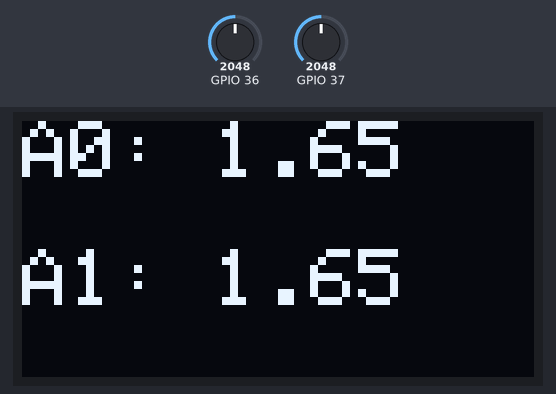
Recording of a sketch running on a simulated ESP32. On the bench: 128×64 one-colour display. Inputs (shaded band) come from the test bench; at power-on: GPIO 36 = 2048, GPIO 37 = 2048.

Above: at 1.2 s.
1.3 s: GPIO 36 set to 2866
At 1.9 s:
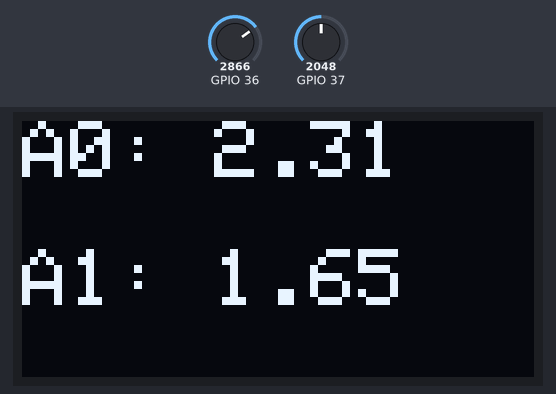
2.9 s: GPIO 37 set to 2866
At 4.2 s:
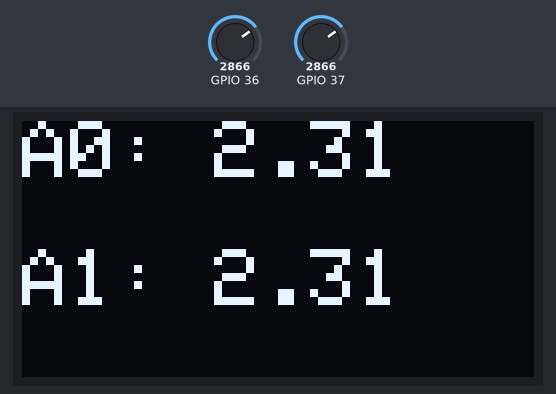
4.5 s: GPIO 36 set to 3603
At 5.5 s:
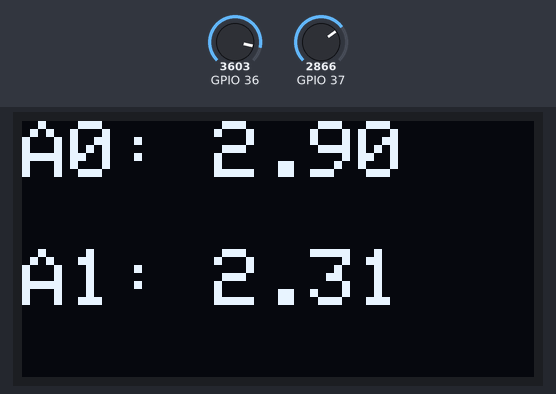
6.1 s: GPIO 37 set to 3603
At 6.8 s:
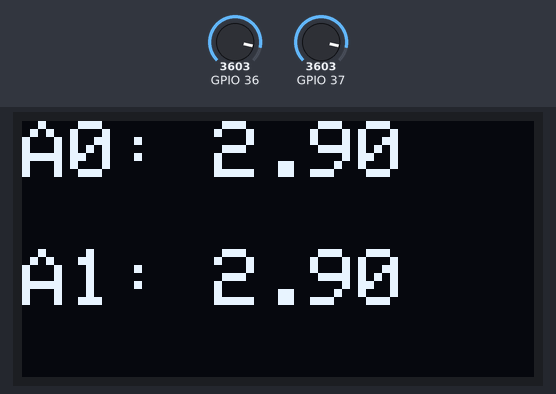
7.7 s: GPIO 36 set to 4095
At 9.0 s:
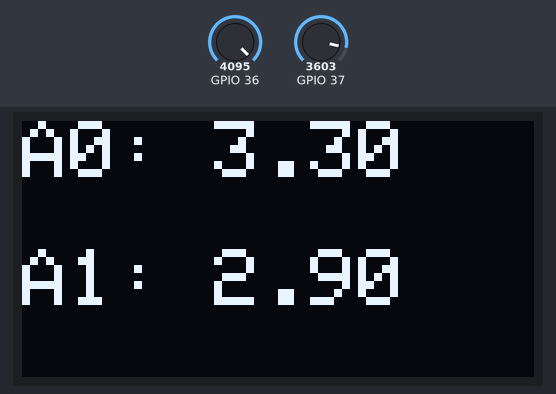
9.3 s: GPIO 37 set to 4095
At 10.5 s:
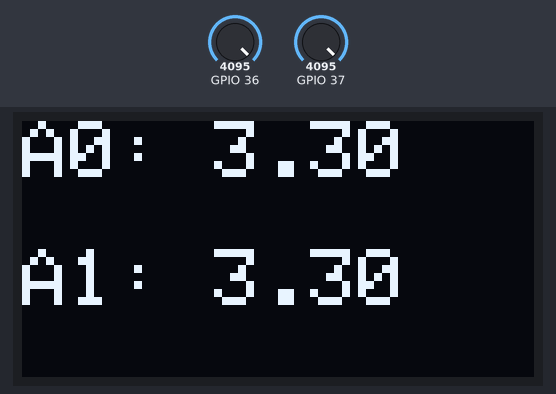
Timing chart, 0 to 11.9 s (numbered marks = the images above; inputs shaded):
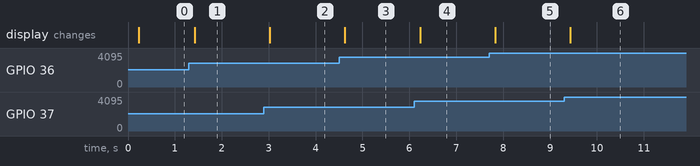

The sketch:

display_oled_329.ino
```cpp
// snippet: display_oled_329
// tags: adafruit_gfx, adafruit_ssd1306
// boards: avr, megaavr, nano33iot, romi32u4, rp2040
// library: Adafruit_GFX, Adafruit_SSD1306
// description: Split the SSD1306 128×64 OLED into two zones: top 32 pixels show A0 voltage, bottom 32 pixels sho…
// prompts: split, ssd1306, 128×64, zones, pixels, voltage
// verified: compile-only
// source: kd-generated (id 329)
// exact-include: Wire.h, Adafruit_GFX.h, Adafruit_SSD1306.h

#include <Wire.h>
#include <Adafruit_GFX.h>
#include <Adafruit_SSD1306.h>

#define SCREEN_W 128
#define SCREEN_H 64
#define OLED_ADDR 0x3C

Adafruit_SSD1306 display(SCREEN_W, SCREEN_H, &Wire, -1);
unsigned long prevMs = 0;

// ADC reference voltage depends on board:
// - AVR/megaavr: 5V reference (default)
// - nano33iot/rp2040: 3.3V reference
// This sketch uses a fixed 5V reference which will overstate voltages on 3.3V boards
// To fix: use analogReference() or detect board type and scale accordingly

void setup() {
  // Configure ADC reference based on board
  #if defined(ARDUINO_ARCH_ESP32) || defined(ARDUINO_ARCH_RP2040) || defined(ARDUINO_SAMD_NANO_33_IOT)
    // 3.3V boards - use internal 3.3V reference if available
    // Note: analogReference(DEFAULT) uses VCC which may be 3.3V or 5V depending on board
    // For accurate voltage readings, use analogReadMilliVolts() on newer cores
  #endif

  if (!display.begin(SSD1306_SWITCHCAPVCC, OLED_ADDR)) {
    Serial.println("SSD1306 not found");
    while (1);
  }
  display.clearDisplay();  // SSD1306: clear the framebuffer (push with display())
  display.setTextSize(1);
  display.setTextColor(SSD1306_WHITE);
  display.setCursor(0, 0);
  display.println("A0 Voltage");
  display.setCursor(0, 32);
  display.println("A1 Voltage");
  display.display();  // SSD1306: push the framebuffer to the screen
}

void loop() {
  unsigned long now = millis();
  if (now - prevMs < 200) return;  // 5 Hz refresh rate
  prevMs = now;

  // Read voltage - use analogReadMilliVolts() for accurate readings across boards
  // This returns millivolts directly, avoiding reference voltage assumptions
  #if defined(ARDUINO_ARCH_ESP32) || defined(ARDUINO_ARCH_RP2040) || defined(ARDUINO_SAMD_NANO_33_IOT)
    // On newer cores, analogReadMilliVolts() gives millivolts directly
    float a0Val = analogReadMilliVolts(A0) / 1000.0f;
    float a1Val = analogReadMilliVolts(A1) / 1000.0f;
  #else
    // On older cores (AVR), use analogRead() with 5V reference assumption
    // Note: this will be incorrect on 3.3V boards like nano33iot/rp2040
    float a0Val = analogRead(A0) * (5.0 / 1023.0);
    float a1Val = analogRead(A1) * (5.0 / 1023.0);
  #endif

  display.clearDisplay();  // SSD1306: clear the framebuffer (push with display())
  display.setTextSize(2);
  display.setCursor(0, 0);
  display.print("A0: ");
  display.println(a0Val, 2);
  display.setTextSize(2);
  display.setCursor(0, 32);
  display.print("A1: ");
  display.println(a1Val, 2);
  display.display();  // SSD1306: push the framebuffer to the screen
}
```

Measured:
- after the input at 1.3 s, the display: changes after 0.13 s (image 1)
- after the input at 2.9 s, the display: changes after 0.13 s (image 2)
- after the input at 4.5 s, the display: changes after 0.13 s (image 3)
- after the input at 6.1 s, the display: changes after 0.13 s (image 4)
- after the input at 7.7 s, the display: changes after 0.13 s (image 5)
- after the input at 9.3 s, the display: changes after 0.13 s (image 6)
